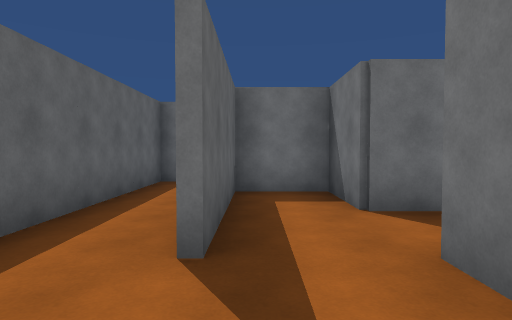
View 1 (above)

19 first-person views from a walk through a Unity game level. The camera is 1.5 m above the floor, tilts 2° down and sees 75° across. The floor is counted in squares, 1.8 m on a side. Each view is taken from the middle of a square. On the plan, view 1 faces up. The plan holds only what a view shows up to about 11 squares ahead; the rest is blank. The place goes on beyond the plan. The player character is not drawn.

View 2
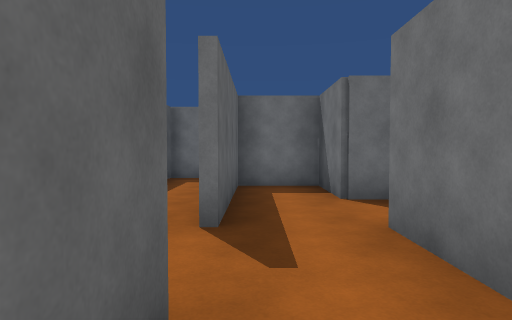

View 3
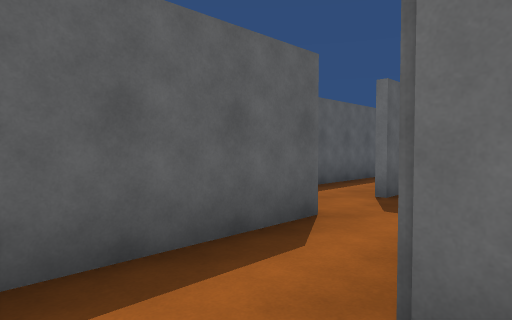

View 4
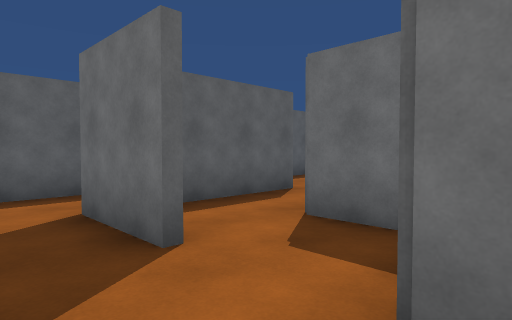

View 5
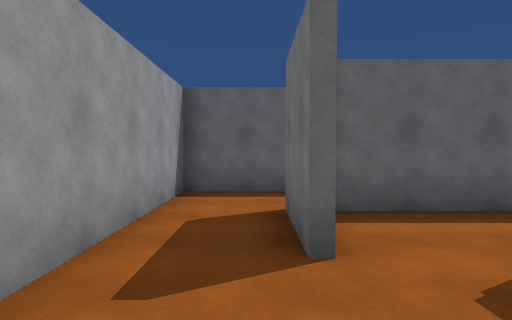

View 6
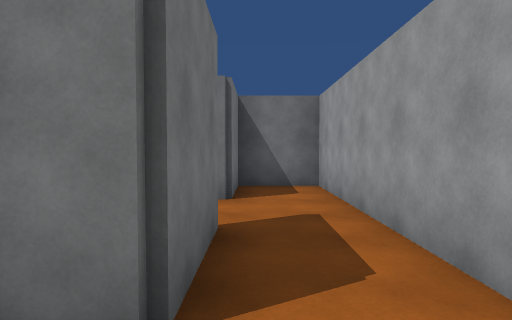

View 7
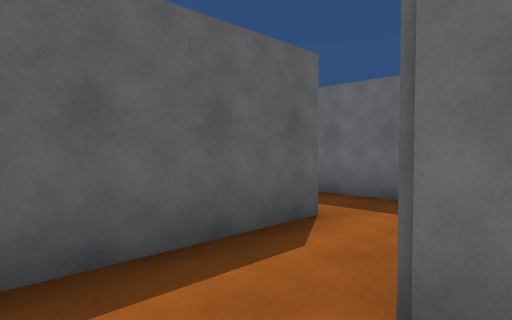

View 8
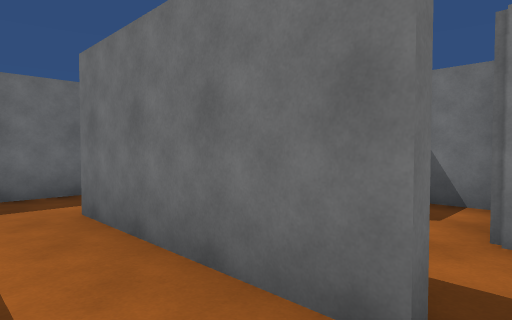

View 9
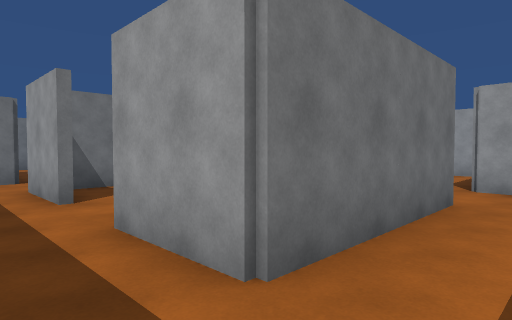

View 10
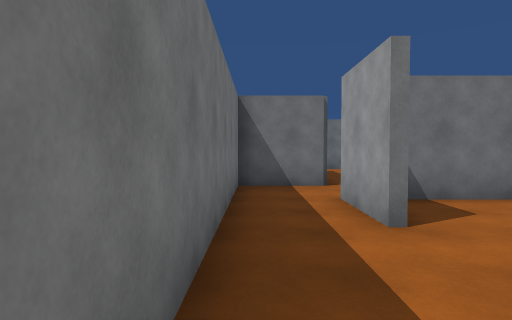

View 11
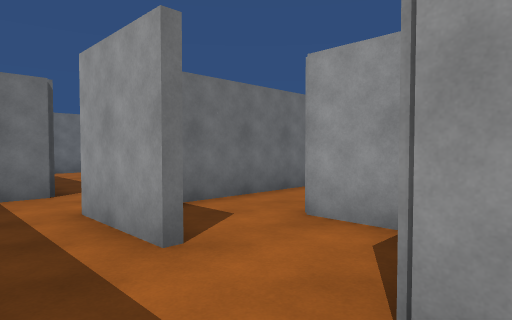

View 12
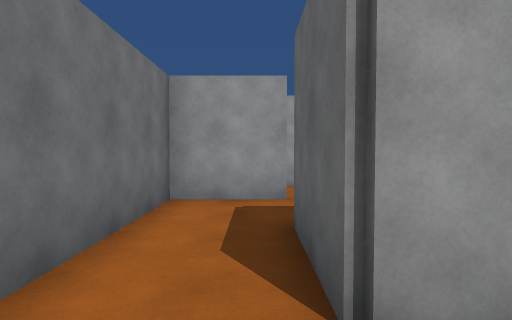

View 13
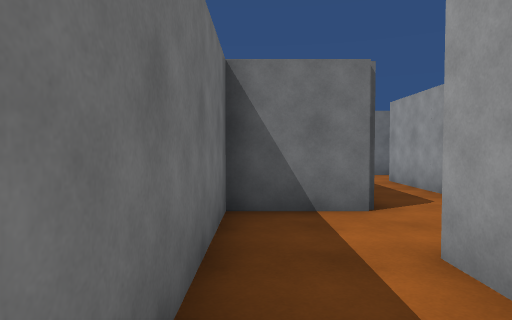

View 14
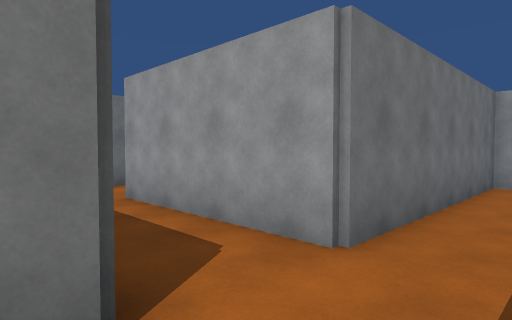

View 15
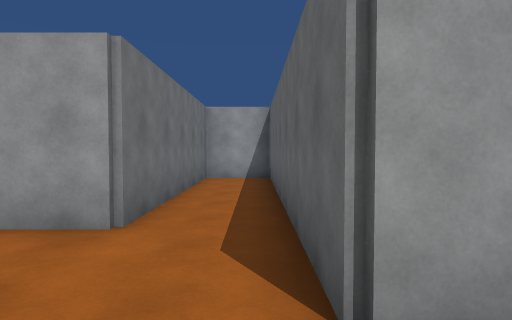

View 16
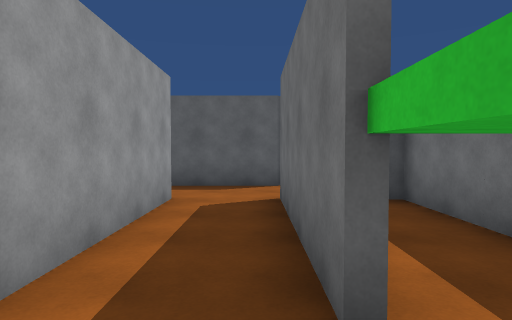

View 17
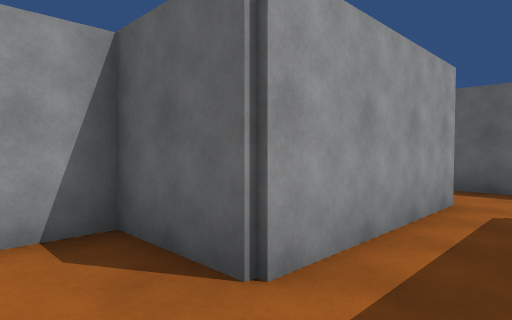

View 18
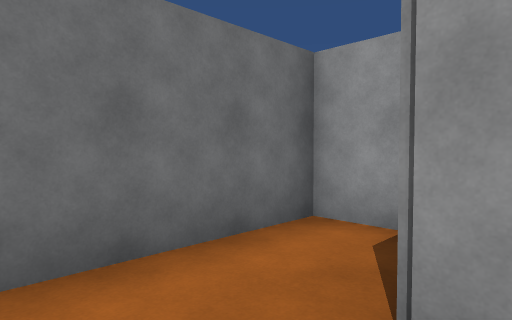

View 19
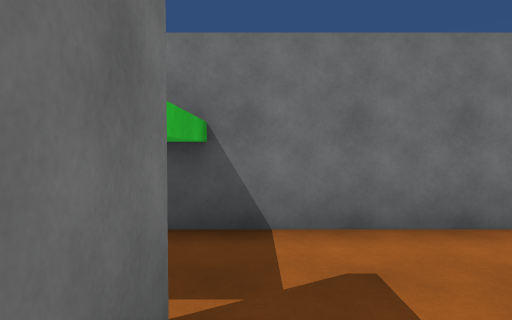

### Floor plan
Ten units are one square. View 1 is at (0, 0); x grows to the right and y downward. Boxes are objects, and circles mark ways between rooms. Rooms are numbered by the first view taken in them; rooms with no view inside come last. Other rooms are left out.
<svg viewBox="-40 -89 179 148">
<path fill="none" stroke="#000" d="M-4 -6 -4 30M14 -8 14 -26M25 -44 14 -44 14 -64 -4 -64 -4 -25M34 -29 34 -38M4 34 10 34M28 16 14 16M16 36 -6 36 -6 29M-24 14 -24 54 54 54 54 35M51 36 34 36M-6 -24 -6 -66 16 -66M15 -84 -24 -84 -24 -30M-11 -6 -4 -6M36 -46 36 -25M35 -6 54 -6 54 -59M35 -84 15 -84M22 -46 36 -46M74 -64 74 -84 35 -84M34 -66 56 -66M116 -46 116 -26 134 -26 134 -70M134 -64 114 -64M56 -66 56 14 74 14 74 -46 116 -46M114 -64 74 -64"/>
<circle cx="10" cy="20" r="3" fill="#2a7"/>
<circle cx="-10" cy="-20" r="3" fill="#2a7"/>
<circle cx="20" cy="30" r="3" fill="#2a7"/>
<circle cx="10" cy="-80" r="3" fill="#2a7"/>
<circle cx="30" cy="-60" r="3" fill="#2a7"/>
<circle cx="45" cy="-80" r="3" fill="#2a7"/>
<circle cx="65" cy="-70" r="3" fill="#2a7"/>
<circle cx="110" cy="-60" r="3" fill="#2a7"/>
<text x="0" y="-20">1</text>
<text x="20" y="20">2</text>
<text x="0" y="40">3</text>
<text x="-20" y="-60">4</text>
<text x="40" y="-40">5</text>
<text x="20" y="-70">6</text>
<text x="60" y="-80">7</text>
<text x="120" y="-50">8</text>
<text x="70" y="-50">9</text>
</svg>
Room 1 opens to room 2. Room 1 opens to room 4. Room 2 opens to room 3. Room 4 opens to room 6. Room 5 opens to room 6. Room 6 opens to room 7. Room 7 opens to room 9. Room 8 opens to room 9.

Where each view was taken, in squares from view 1:
view 1: 0 up, 0 right, facing up
view 2: 1 down, 0 right, facing up
view 3: 3 down, 2 right, facing up-left
view 4: 5 down, 4 right, facing up-left
view 5: 4 down, 4 right, facing left
view 6: 4 down, 2 left, facing right
view 7: 5 down, 0 right, facing up-left
view 8: 2 up, 2 left, facing up-right
view 9: 8 up, 2 left, facing down-right
view 10: 8 up, 0 right, facing right
view 11: 8 up, 1 right, facing down-right
view 12: 6 up, 4 right, facing down
view 13: 8 up, 3 right, facing right
view 14: 7 up, 6 right, facing down-right
view 15: 8 up, 6 right, facing down
view 16: 6 up, 13 right, facing left
view 17: 6 up, 13 right, facing down-left
view 18: 6 up, 11 right, facing down-right
view 19: 6 up, 10 right, facing right
